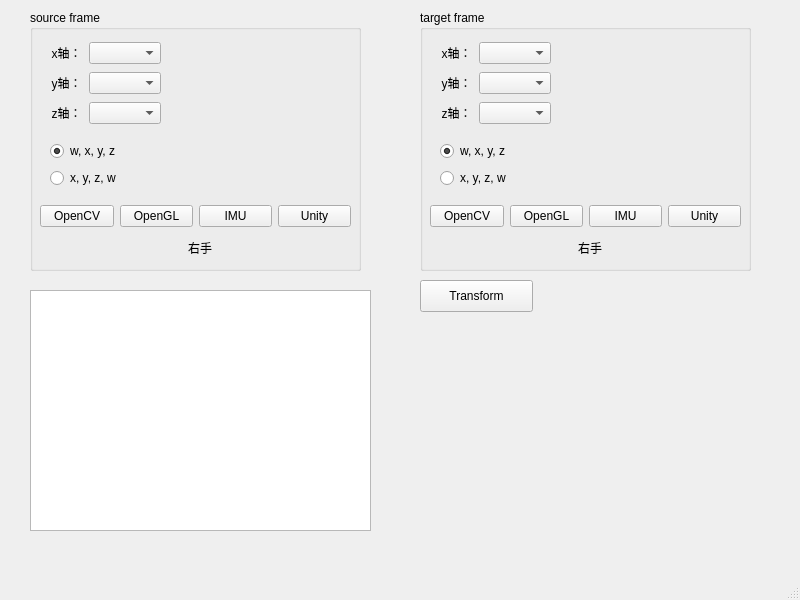
<?xml version="1.0" encoding="UTF-8"?>
<ui version="4.0">
 <class>MainWindow</class>
 <widget class="QMainWindow" name="MainWindow">
  <property name="geometry">
   <rect>
    <x>0</x>
    <y>0</y>
    <width>800</width>
    <height>600</height>
   </rect>
  </property>
  <property name="windowTitle">
   <string>MainWindow</string>
  </property>
  <widget class="QWidget" name="centralwidget">
   <widget class="QGroupBox" name="gbSrc">
    <property name="geometry">
     <rect>
      <x>30</x>
      <y>10</y>
      <width>331</width>
      <height>261</height>
     </rect>
    </property>
    <property name="title">
     <string>source frame</string>
    </property>
    <widget class="QWidget" name="wFrameSrc" native="true">
     <property name="geometry">
      <rect>
       <x>140</x>
       <y>30</y>
       <width>150</width>
       <height>150</height>
      </rect>
     </property>
     <property name="autoFillBackground">
      <bool>false</bool>
     </property>
    </widget>
    <widget class="QWidget" name="layoutWidget">
     <property name="geometry">
      <rect>
       <x>10</x>
       <y>190</y>
       <width>311</width>
       <height>32</height>
      </rect>
     </property>
     <layout class="QHBoxLayout" name="horizontalLayout">
      <item>
       <widget class="QPushButton" name="pbSrcOpenCV">
        <property name="text">
         <string>OpenCV</string>
        </property>
       </widget>
      </item>
      <item>
       <widget class="QPushButton" name="pbSrcOpenGL">
        <property name="text">
         <string>OpenGL</string>
        </property>
       </widget>
      </item>
      <item>
       <widget class="QPushButton" name="pbSrcIMU">
        <property name="text">
         <string>IMU</string>
        </property>
       </widget>
      </item>
      <item>
       <widget class="QPushButton" name="pbSrcUnity">
        <property name="text">
         <string>Unity</string>
        </property>
       </widget>
      </item>
     </layout>
     <zorder>pbSrcIMU</zorder>
     <zorder>pbSrcUnity</zorder>
     <zorder>pbSrcOpenCV</zorder>
     <zorder>pbSrcOpenGL</zorder>
    </widget>
    <widget class="QLabel" name="lSrcHandness">
     <property name="geometry">
      <rect>
       <x>140</x>
       <y>230</y>
       <width>60</width>
       <height>16</height>
      </rect>
     </property>
     <property name="text">
      <string>右手</string>
     </property>
     <property name="alignment">
      <set>Qt::AlignCenter</set>
     </property>
    </widget>
    <widget class="QWidget" name="layoutWidget">
     <property name="geometry">
      <rect>
       <x>20</x>
       <y>130</y>
       <width>111</width>
       <height>51</height>
      </rect>
     </property>
     <layout class="QGridLayout" name="gridLayout">
      <item row="0" column="0">
       <widget class="QRadioButton" name="rdbSrcWXYZ">
        <property name="text">
         <string>w, x, y, z</string>
        </property>
        <property name="checked">
         <bool>true</bool>
        </property>
       </widget>
      </item>
      <item row="1" column="0">
       <widget class="QRadioButton" name="rdbSrcXYZW">
        <property name="text">
         <string>x, y, z, w</string>
        </property>
       </widget>
      </item>
     </layout>
    </widget>
    <widget class="QWidget" name="">
     <property name="geometry">
      <rect>
       <x>20</x>
       <y>30</y>
       <width>111</width>
       <height>86</height>
      </rect>
     </property>
     <layout class="QGridLayout" name="gridLayout_2">
      <item row="1" column="0">
       <widget class="QLabel" name="label_2">
        <property name="text">
         <string>y轴：</string>
        </property>
        <property name="alignment">
         <set>Qt::AlignCenter</set>
        </property>
       </widget>
      </item>
      <item row="2" column="0">
       <widget class="QLabel" name="label_3">
        <property name="text">
         <string>z轴：</string>
        </property>
        <property name="alignment">
         <set>Qt::AlignCenter</set>
        </property>
       </widget>
      </item>
      <item row="0" column="1">
       <widget class="QComboBox" name="cbSrcX">
        <property name="currentText">
         <string/>
        </property>
        <property name="currentIndex">
         <number>-1</number>
        </property>
       </widget>
      </item>
      <item row="2" column="1">
       <widget class="QComboBox" name="cbSrcZ">
        <property name="currentText">
         <string/>
        </property>
        <property name="currentIndex">
         <number>-1</number>
        </property>
       </widget>
      </item>
      <item row="1" column="1">
       <widget class="QComboBox" name="cbSrcY">
        <property name="currentText">
         <string/>
        </property>
        <property name="currentIndex">
         <number>-1</number>
        </property>
       </widget>
      </item>
      <item row="0" column="0">
       <widget class="QLabel" name="label">
        <property name="text">
         <string>x轴：</string>
        </property>
        <property name="alignment">
         <set>Qt::AlignCenter</set>
        </property>
       </widget>
      </item>
     </layout>
    </widget>
    <zorder>layoutWidget</zorder>
    <zorder>wFrameSrc</zorder>
    <zorder>layoutWidget</zorder>
    <zorder>lSrcHandness</zorder>
    <zorder>label</zorder>
    <zorder>label_2</zorder>
    <zorder>label_3</zorder>
    <zorder>cbSrcX</zorder>
    <zorder>cbSrcY</zorder>
    <zorder>cbSrcZ</zorder>
   </widget>
   <widget class="QTextEdit" name="teLog">
    <property name="geometry">
     <rect>
      <x>30</x>
      <y>290</y>
      <width>341</width>
      <height>241</height>
     </rect>
    </property>
   </widget>
   <widget class="QWidget" name="wFormula" native="true">
    <property name="geometry">
     <rect>
      <x>400</x>
      <y>320</y>
      <width>341</width>
      <height>211</height>
     </rect>
    </property>
   </widget>
   <widget class="QGroupBox" name="gbTar">
    <property name="geometry">
     <rect>
      <x>420</x>
      <y>10</y>
      <width>331</width>
      <height>261</height>
     </rect>
    </property>
    <property name="title">
     <string>target frame</string>
    </property>
    <widget class="QWidget" name="wFrameTar" native="true">
     <property name="geometry">
      <rect>
       <x>140</x>
       <y>30</y>
       <width>150</width>
       <height>150</height>
      </rect>
     </property>
     <property name="autoFillBackground">
      <bool>false</bool>
     </property>
    </widget>
    <widget class="QWidget" name="layoutWidget_2">
     <property name="geometry">
      <rect>
       <x>10</x>
       <y>190</y>
       <width>311</width>
       <height>32</height>
      </rect>
     </property>
     <layout class="QHBoxLayout" name="horizontalLayout_2">
      <item>
       <widget class="QPushButton" name="pbTarOpenCV">
        <property name="text">
         <string>OpenCV</string>
        </property>
       </widget>
      </item>
      <item>
       <widget class="QPushButton" name="pbTarOpenGL">
        <property name="text">
         <string>OpenGL</string>
        </property>
       </widget>
      </item>
      <item>
       <widget class="QPushButton" name="pbTarIMU">
        <property name="text">
         <string>IMU</string>
        </property>
       </widget>
      </item>
      <item>
       <widget class="QPushButton" name="pbTarUnity">
        <property name="text">
         <string>Unity</string>
        </property>
       </widget>
      </item>
     </layout>
    </widget>
    <widget class="QLabel" name="lTarHandness">
     <property name="geometry">
      <rect>
       <x>140</x>
       <y>230</y>
       <width>60</width>
       <height>16</height>
      </rect>
     </property>
     <property name="text">
      <string>右手</string>
     </property>
     <property name="alignment">
      <set>Qt::AlignCenter</set>
     </property>
    </widget>
    <widget class="QWidget" name="layoutWidget_3">
     <property name="geometry">
      <rect>
       <x>20</x>
       <y>130</y>
       <width>111</width>
       <height>51</height>
      </rect>
     </property>
     <layout class="QGridLayout" name="gridLayout_3">
      <item row="0" column="0">
       <widget class="QRadioButton" name="rdbTarWXYZ">
        <property name="text">
         <string>w, x, y, z</string>
        </property>
        <property name="checked">
         <bool>true</bool>
        </property>
       </widget>
      </item>
      <item row="1" column="0">
       <widget class="QRadioButton" name="rdbTarXYZW">
        <property name="text">
         <string>x, y, z, w</string>
        </property>
       </widget>
      </item>
     </layout>
    </widget>
    <widget class="QWidget" name="layoutWidget_4">
     <property name="geometry">
      <rect>
       <x>20</x>
       <y>30</y>
       <width>111</width>
       <height>86</height>
      </rect>
     </property>
     <layout class="QGridLayout" name="gridLayout_4">
      <item row="1" column="0">
       <widget class="QLabel" name="label_4">
        <property name="text">
         <string>y轴：</string>
        </property>
        <property name="alignment">
         <set>Qt::AlignCenter</set>
        </property>
       </widget>
      </item>
      <item row="2" column="0">
       <widget class="QLabel" name="label_5">
        <property name="text">
         <string>z轴：</string>
        </property>
        <property name="alignment">
         <set>Qt::AlignCenter</set>
        </property>
       </widget>
      </item>
      <item row="0" column="1">
       <widget class="QComboBox" name="cbTarX">
        <property name="currentText">
         <string/>
        </property>
        <property name="currentIndex">
         <number>-1</number>
        </property>
       </widget>
      </item>
      <item row="2" column="1">
       <widget class="QComboBox" name="cbTarZ">
        <property name="currentText">
         <string/>
        </property>
        <property name="currentIndex">
         <number>-1</number>
        </property>
       </widget>
      </item>
      <item row="1" column="1">
       <widget class="QComboBox" name="cbTarY">
        <property name="currentText">
         <string/>
        </property>
        <property name="currentIndex">
         <number>-1</number>
        </property>
       </widget>
      </item>
      <item row="0" column="0">
       <widget class="QLabel" name="label_6">
        <property name="text">
         <string>x轴：</string>
        </property>
        <property name="alignment">
         <set>Qt::AlignCenter</set>
        </property>
       </widget>
      </item>
     </layout>
    </widget>
   </widget>
   <widget class="QPushButton" name="pbTransform">
    <property name="geometry">
     <rect>
      <x>420</x>
      <y>280</y>
      <width>113</width>
      <height>32</height>
     </rect>
    </property>
    <property name="text">
     <string>Transform</string>
    </property>
   </widget>
  </widget>
  <widget class="QMenuBar" name="menubar">
   <property name="geometry">
    <rect>
     <x>0</x>
     <y>0</y>
     <width>800</width>
     <height>24</height>
    </rect>
   </property>
  </widget>
  <widget class="QStatusBar" name="statusbar"/>
 </widget>
 <resources/>
 <connections/>
</ui>
